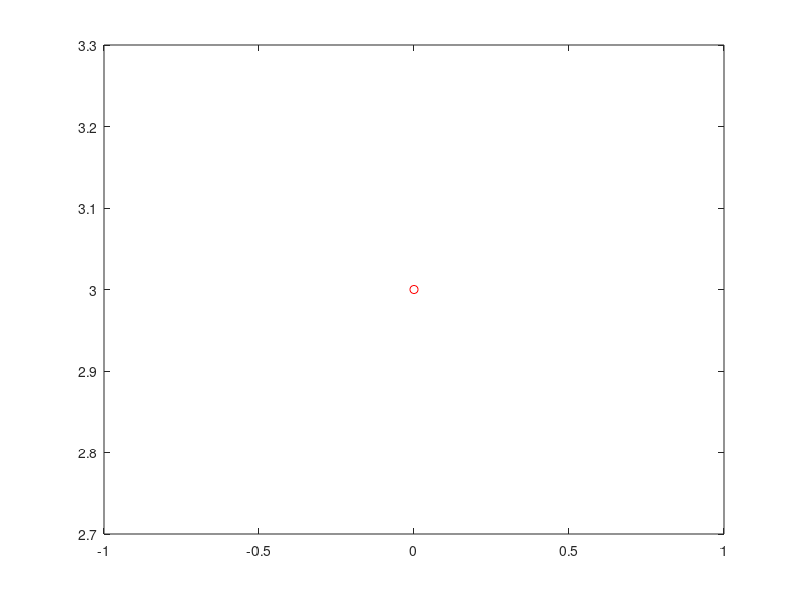

This figure's MATLAB source: (Note: this script raises an error after producing the figure.)
function integration
[t,y] =ode15s(@first,[0 10],[3]);
figure(1)
plot(t,y,'b-')

function dydt=first(t,y)
dydt=2
figure(1)
plot(t,y,'ro')
hold on
pause(1)

